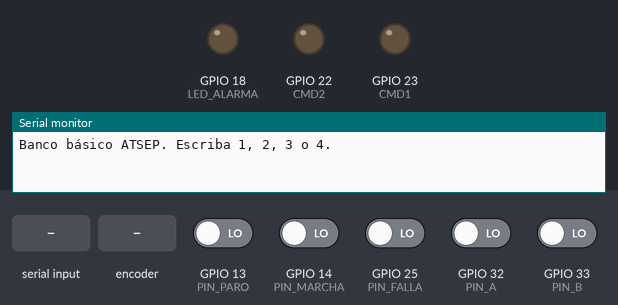
Recording of a sketch running on a simulated ESP32. On the bench: output pins drawn as LEDs (lit = HIGH), the last lines printed to the serial monitor. The inputs (shaded band) are chosen by the test bench; at power-on: GPIO 13 (PIN_PARO), GPIO 14 (PIN_MARCHA), GPIO 25 (PIN_FALLA), GPIO 32 (PIN_A), GPIO 33 (PIN_B) LOW.

Above: at 1.2 s.
1.3 s: "90,45\n" received over Serial
At 1.9 s:
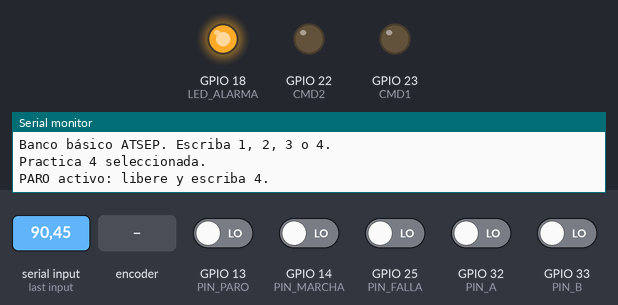
2.8 s: "k90\n" received over Serial
At 4.0 s:
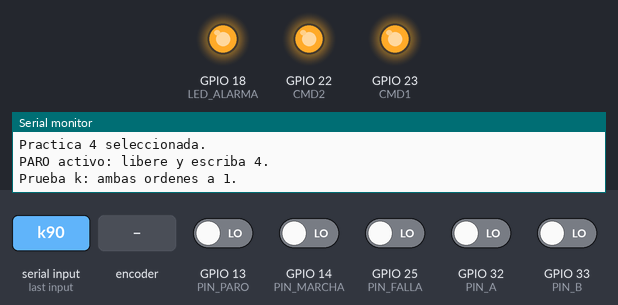
4.3 s: rotary encoder on GPIO 32 (PIN_A) / GPIO 33 (PIN_B) turned 3 steps (first pin leading)
At 5.0 s:
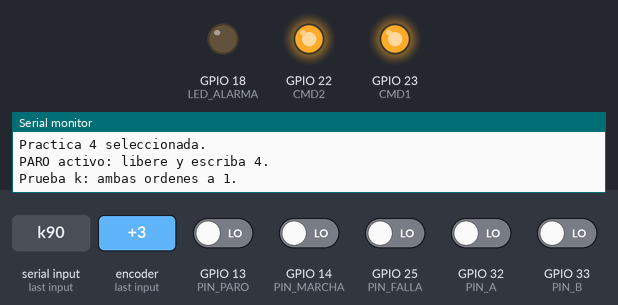
6.4 s: GPIO 25 (PIN_FALLA) driven HIGH
At 7.0 s:
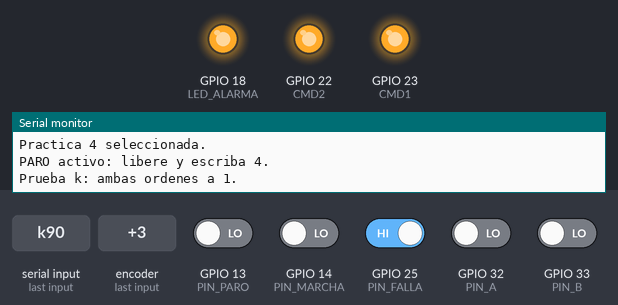
7.9 s: GPIO 25 (PIN_FALLA) driven LOW
At 9.1 s:
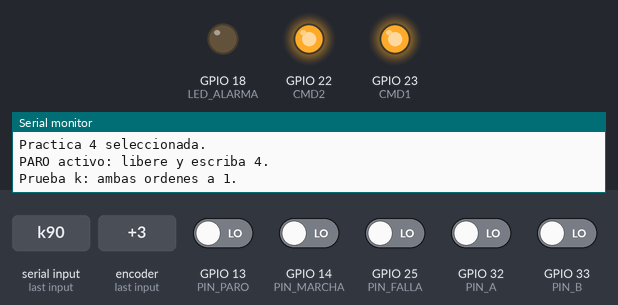
9.4 s: "2\n" received over Serial
At 10.5 s:
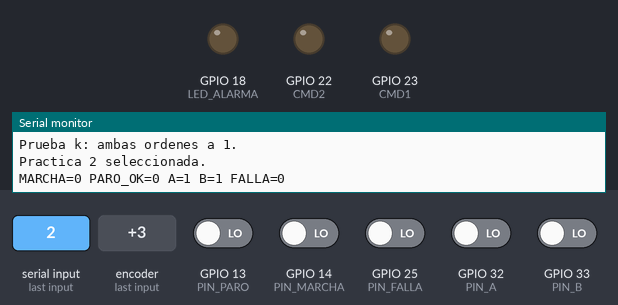
Timing chart, 0 to 11.9 s (numbered marks = the images above; inputs shaded):
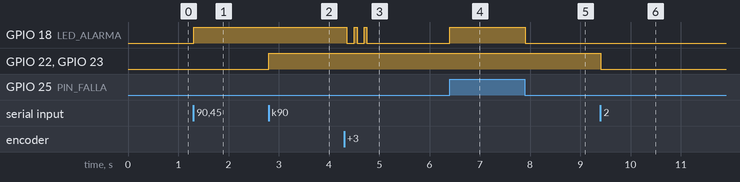

Measured:
- after the input at 1.3 s, GPIO 18 (LED_ALARMA): LOW → HIGH at once
- after the input at 2.8 s, GPIO 22 (CMD2), GPIO 23 (CMD1): LOW → HIGH at once
- after the input at 4.3 s, GPIO 18 (LED_ALARMA): alternates HIGH for 0.05 s and LOW for 0.15 s, 5 changes in all, then stays LOW, starting after 0.05 s
- after the input at 6.4 s, GPIO 18 (LED_ALARMA): LOW → HIGH at once
- after the input at 7.9 s, GPIO 18 (LED_ALARMA): HIGH → LOW at once
- after the input at 9.4 s, GPIO 22 (CMD2), GPIO 23 (CMD1): HIGH → LOW at once

The sketch:

banco_simple_esp32.ino
```cpp
/*
  Banco basico ATSEP: ESP32 + 74HC08 (referencia didactica).
  Solo LEDs a 3,3 V. Nunca conectar cargas o tensiones de red.
  Monitor serie: 115200 baudios; comandos 1, 2, 3, 4, b, k.
*/
const uint8_t LED_ALARMA = 18;
const uint8_t PIN_MARCHA = 14;
const uint8_t PIN_PARO = 13;    // 1 = PARO_OK, 0 = pulsado
const uint8_t PIN_A = 32;       // red apta
const uint8_t PIN_B = 33;       // planta disponible
const uint8_t PIN_FALLA = 25;
const uint8_t CMD1 = 23;       // a 74HC08 pin 1
const uint8_t CMD2 = 22;       // a 74HC08 pin 4

const unsigned long CONF_FALLA = 3000UL;
const unsigned long TIEMPO_MUERTO = 2000UL;
const unsigned long CONF_RETORNO = 5000UL;

enum Etapa { RED, ESPERA_FALLA, MUERTO_PLANTA,
             PLANTA, ESPERA_RETORNO, MUERTO_RED,
             SIN_FUENTE, DETENIDO };
Etapa etapa = DETENIDO;
unsigned long inicioEtapa = 0;
int practica = 0;
bool retenido = false;
bool anteriorMarcha = false;
bool trabado = false;           // prueba b: CMD1 forzado alto
bool fallaDoble = false;        // prueba k: CMD1 y CMD2 altos
int anteriorEntradas = -1;

bool paroOK() { return digitalRead(PIN_PARO) == HIGH; }
bool marcha() { return digitalRead(PIN_MARCHA) == HIGH; }
bool redApta() { return digitalRead(PIN_A) == HIGH; }
bool plantaLista() { return digitalRead(PIN_B) == HIGH; }
bool hayFalla() { return digitalRead(PIN_FALLA) == HIGH; }

void salidas(bool km1, bool km2, bool alarma) {
  // La compuerta 74HC08 inhibe los LEDs KM1/KM2 al pulsar PARO.
  digitalWrite(CMD1, km1 ? HIGH : LOW);
  digitalWrite(CMD2, km2 ? HIGH : LOW);
  digitalWrite(LED_ALARMA, alarma ? HIGH : LOW);
}

void cambiar(Etapa nueva, unsigned long ahora, const char* mensaje) {
  etapa = nueva;
  inicioEtapa = ahora;
  Serial.println(mensaje);
}

void seleccionar(int p, unsigned long ahora) {
  practica = p;
  retenido = false;
  trabado = false;
  fallaDoble = false;
  anteriorMarcha = marcha();
  anteriorEntradas = -1;
  salidas(false, false, false);
  Serial.printf("Practica %d seleccionada.\n", p);
  if (p == 4) {
    if (!paroOK()) cambiar(DETENIDO, ahora, "PARO activo: libere y escriba 4.");
    else if (redApta()) cambiar(RED, ahora, "RED: KM1 habilitado.");
    else cambiar(SIN_FUENTE, ahora, "Sin red: esperando fuente.");
  }
}

void procesarComandos(unsigned long ahora) {
  while (Serial.available() > 0) {
    char c = (char)Serial.read();
    if (c >= '1' && c <= '4') seleccionar(c - '0', ahora);
    else if (c == 'b' && practica == 3) {
      trabado = !trabado;
      Serial.println(trabado ? "Prueba b: CMD1 forzado a 1."
                              : "Prueba b finalizada.");
    } else if (c == 'k' && practica == 4) {
      fallaDoble = !fallaDoble;
      Serial.println(fallaDoble ? "Prueba k: ambas ordenes a 1."
                                 : "Prueba k terminada: control normal.");
    }
  }
}

void reportarEntradas() {
  int bits = (marcha() ? 1 : 0) | (paroOK() ? 2 : 0)
            | (redApta() ? 4 : 0) | (plantaLista() ? 8 : 0)
            | (hayFalla() ? 16 : 0);
  if (bits != anteriorEntradas) {
    anteriorEntradas = bits;
    Serial.printf("MARCHA=%d PARO_OK=%d A=%d B=%d FALLA=%d\n",
      marcha(), paroOK(), redApta(), plantaLista(), hayFalla());
  }
}

void controlarTransferencia(unsigned long ahora) {
  if (!paroOK()) {
    if (etapa != DETENIDO)
      cambiar(DETENIDO, ahora, "PARO: control detenido; reinicie con 4.");
    return;
  }
  switch (etapa) {
    case RED:
      if (!redApta()) cambiar(ESPERA_FALLA, ahora, "Fallo de red: contando 3 s.");
      break;
    case ESPERA_FALLA:
      if (redApta()) cambiar(RED, ahora, "Microcorte: sigue KM1.");
      else if (ahora - inicioEtapa >= CONF_FALLA)
        cambiar(MUERTO_PLANTA, ahora, "Red confirmada perdida: KM1 abierto.");
      break;
    case MUERTO_PLANTA:
      if (ahora - inicioEtapa >= TIEMPO_MUERTO) {
        if (redApta()) cambiar(RED, ahora, "Red disponible: KM1.");
        else if (plantaLista()) cambiar(PLANTA, ahora, "Planta: KM2 habilitado.");
        else cambiar(SIN_FUENTE, ahora, "Ninguna fuente disponible.");
      }
      break;
    case PLANTA:
      if (!plantaLista()) cambiar(SIN_FUENTE, ahora, "Planta no disponible: KM2 abierto.");
      else if (redApta()) cambiar(ESPERA_RETORNO, ahora, "Red retorno: contando 5 s.");
      break;
    case ESPERA_RETORNO:
      if (!redApta()) cambiar(PLANTA, ahora, "Retorno inestable: sigue KM2.");
      else if (!plantaLista()) cambiar(SIN_FUENTE, ahora, "Planta perdida: KM2 abierto.");
      else if (ahora - inicioEtapa >= CONF_RETORNO)
        cambiar(MUERTO_RED, ahora, "Retorno confirmado: KM2 abierto.");
      break;
    case MUERTO_RED:
      if (ahora - inicioEtapa >= TIEMPO_MUERTO) {
        if (redApta()) cambiar(RED, ahora, "Red: KM1 habilitado.");
        else if (plantaLista()) cambiar(PLANTA, ahora, "Sin red: vuelve KM2.");
        else cambiar(SIN_FUENTE, ahora, "Sin fuentes.");
      }
      break;
    case SIN_FUENTE:
      if (redApta()) cambiar(RED, ahora, "Red disponible: KM1.");
      else if (plantaLista()) cambiar(MUERTO_PLANTA, ahora, "Planta lista: espera 2 s.");
      break;
    case DETENIDO:
      break; // solo se rearma enviando 4
  }
}

void setup() {
  Serial.begin(115200);
  pinMode(PIN_MARCHA, INPUT);     // resistencias externas de 10 kOhm
  pinMode(PIN_PARO, INPUT);
  pinMode(PIN_A, INPUT);
  pinMode(PIN_B, INPUT);
  pinMode(PIN_FALLA, INPUT);
  pinMode(LED_ALARMA, OUTPUT);
  pinMode(CMD1, OUTPUT);
  pinMode(CMD2, OUTPUT);
  salidas(false, false, false);
  Serial.println("Banco básico ATSEP. Escriba 1, 2, 3 o 4.");
}

void loop() {
  unsigned long ahora = millis();
  procesarComandos(ahora);
  bool m = marcha();
  bool ok = paroOK();
  if (practica == 1) salidas(false, false, true);
  else if (practica == 2) {
    reportarEntradas();
    salidas(false, false, m);
  } else if (practica == 3) {
    if (!ok || hayFalla()) retenido = false;
    else if (m && !anteriorMarcha) retenido = true;
    salidas(trabado || retenido, false, hayFalla());
  } else if (practica == 4) {
    controlarTransferencia(ahora);
    bool km1 = etapa == RED || etapa == ESPERA_FALLA;
    bool km2 = etapa == PLANTA || etapa == ESPERA_RETORNO;
    if (fallaDoble) { km1 = true; km2 = true; }
    salidas(km1, km2, !redApta() || hayFalla());
  } else salidas(false, false, false);
  anteriorMarcha = m;
  delay(10);
}
```
